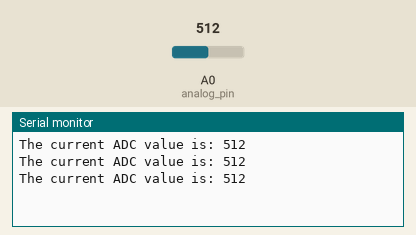
Bench run of a sketch on a simulated Arduino Uno, built with avr-gcc and run on an emulated ATmega328P. Parts: the last lines printed to the serial monitor. The test bench sets the inputs (shaded band); at power-on: A0 (analog_pin) = 512.

Above: at 1.3 s.
1.4 s: A0 (analog_pin) set to 716
At 1.9 s:
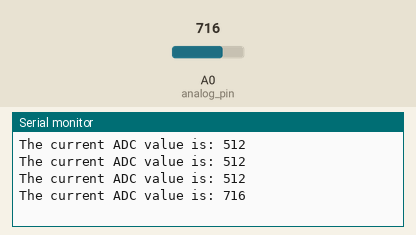
2.9 s: A0 (analog_pin) set to 900
At 3.4 s:
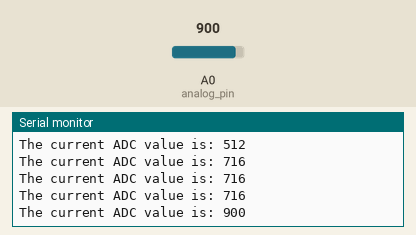
Timing chart, 0 to 5.9 s (numbered marks = the images above; inputs shaded):
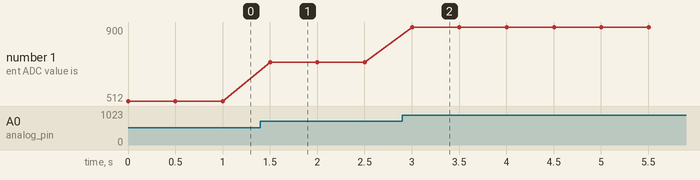

The sketch:

AS_Adjustable_Potentiometer_Demo.ino
```cpp
/*
Waveshare Accessory Shield Adjustable Potentiomenter Demo
=========================================================

The following code is based on the demo code provided
by Waveshare.

Author:   Ran Levi
Email:    ran@ranlevi.com
Date:     July 25rd, 2022
Revision: 0.1

Description:
  The voltage on the adjustable resistor is read every 0.5 seconds,
  and the result is than sent via serial communication.

*/

const int analog_pin = 0; //Analog pin A0
int       adcvalue;

void setup(void)
{
  //Init serial comm. with the connected PC.
  Serial.begin(9600);
}


void loop(void)
{
  adcvalue = analogRead(analog_pin);

  Serial.print("The current ADC value is: ");
  Serial.println(adcvalue);

  delay(500);
}
```

Measured:
- after the input at 1.4 s, the serial monitor: prints a new line after 0.10 s (image 1)
- after the input at 2.9 s, the serial monitor: prints a new line after 0.10 s (image 2)
- plotted number 1: 512 → 716 after the input at 1.4 s, 716 → 900 after the input at 2.9 s
